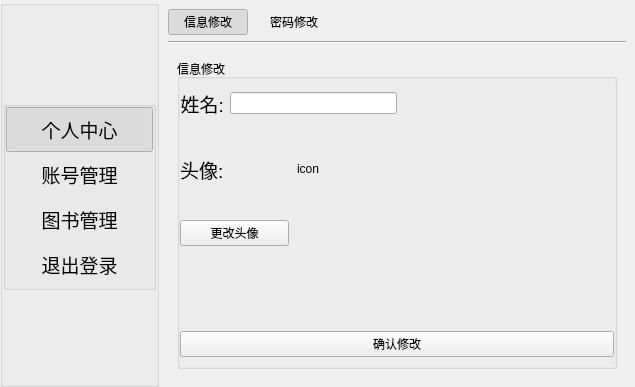
<?xml version="1.0" encoding="UTF-8"?>
<ui version="4.0">
 <class>TWidgetTeacher</class>
 <widget class="QWidget" name="TWidgetTeacher">
  <property name="geometry">
   <rect>
    <x>0</x>
    <y>0</y>
    <width>635</width>
    <height>387</height>
   </rect>
  </property>
  <property name="windowTitle">
   <string>Form</string>
  </property>
  <layout class="QHBoxLayout" name="horizontalLayout" stretch="1,3">
   <property name="spacing">
    <number>0</number>
   </property>
   <property name="leftMargin">
    <number>0</number>
   </property>
   <property name="topMargin">
    <number>0</number>
   </property>
   <property name="rightMargin">
    <number>0</number>
   </property>
   <property name="bottomMargin">
    <number>0</number>
   </property>
   <item>
    <widget class="QGroupBox" name="groupBox">
     <property name="title">
      <string/>
     </property>
     <layout class="QVBoxLayout" name="verticalLayout_2" stretch="1,2,1">
      <property name="spacing">
       <number>0</number>
      </property>
      <property name="leftMargin">
       <number>0</number>
      </property>
      <property name="topMargin">
       <number>0</number>
      </property>
      <property name="rightMargin">
       <number>0</number>
      </property>
      <property name="bottomMargin">
       <number>0</number>
      </property>
      <item>
       <spacer name="verticalSpacer">
        <property name="orientation">
         <enum>Qt::Vertical</enum>
        </property>
        <property name="sizeHint" stdset="0">
         <size>
          <width>20</width>
          <height>99</height>
         </size>
        </property>
       </spacer>
      </item>
      <item>
       <widget class="QGroupBox" name="groupBox_2">
        <property name="title">
         <string/>
        </property>
        <layout class="QVBoxLayout" name="verticalLayout" stretch="1,1,1,1">
         <property name="spacing">
          <number>0</number>
         </property>
         <property name="leftMargin">
          <number>0</number>
         </property>
         <property name="topMargin">
          <number>0</number>
         </property>
         <property name="rightMargin">
          <number>0</number>
         </property>
         <property name="bottomMargin">
          <number>0</number>
         </property>
         <item>
          <widget class="QPushButton" name="btnPerson">
           <property name="sizePolicy">
            <sizepolicy hsizetype="Expanding" vsizetype="Expanding">
             <horstretch>0</horstretch>
             <verstretch>0</verstretch>
            </sizepolicy>
           </property>
           <property name="font">
            <font>
             <pointsize>14</pointsize>
            </font>
           </property>
           <property name="autoFillBackground">
            <bool>false</bool>
           </property>
           <property name="text">
            <string>个人中心</string>
           </property>
           <property name="checkable">
            <bool>true</bool>
           </property>
           <property name="checked">
            <bool>true</bool>
           </property>
           <property name="autoRepeat">
            <bool>false</bool>
           </property>
           <property name="autoExclusive">
            <bool>true</bool>
           </property>
           <property name="autoDefault">
            <bool>false</bool>
           </property>
           <property name="flat">
            <bool>true</bool>
           </property>
          </widget>
         </item>
         <item>
          <widget class="QPushButton" name="btnManagement">
           <property name="sizePolicy">
            <sizepolicy hsizetype="Expanding" vsizetype="Expanding">
             <horstretch>0</horstretch>
             <verstretch>0</verstretch>
            </sizepolicy>
           </property>
           <property name="font">
            <font>
             <pointsize>14</pointsize>
            </font>
           </property>
           <property name="text">
            <string>账号管理</string>
           </property>
           <property name="checkable">
            <bool>true</bool>
           </property>
           <property name="autoExclusive">
            <bool>true</bool>
           </property>
           <property name="flat">
            <bool>true</bool>
           </property>
          </widget>
         </item>
         <item>
          <widget class="QPushButton" name="btnBook">
           <property name="sizePolicy">
            <sizepolicy hsizetype="Expanding" vsizetype="Expanding">
             <horstretch>0</horstretch>
             <verstretch>0</verstretch>
            </sizepolicy>
           </property>
           <property name="font">
            <font>
             <pointsize>14</pointsize>
            </font>
           </property>
           <property name="text">
            <string>图书管理</string>
           </property>
           <property name="checkable">
            <bool>true</bool>
           </property>
           <property name="autoExclusive">
            <bool>true</bool>
           </property>
           <property name="flat">
            <bool>true</bool>
           </property>
          </widget>
         </item>
         <item>
          <widget class="QPushButton" name="btnQuit">
           <property name="sizePolicy">
            <sizepolicy hsizetype="Expanding" vsizetype="Expanding">
             <horstretch>0</horstretch>
             <verstretch>0</verstretch>
            </sizepolicy>
           </property>
           <property name="font">
            <font>
             <pointsize>14</pointsize>
            </font>
           </property>
           <property name="text">
            <string>退出登录</string>
           </property>
           <property name="checkable">
            <bool>true</bool>
           </property>
           <property name="autoExclusive">
            <bool>true</bool>
           </property>
           <property name="flat">
            <bool>true</bool>
           </property>
          </widget>
         </item>
        </layout>
       </widget>
      </item>
      <item>
       <spacer name="verticalSpacer_2">
        <property name="orientation">
         <enum>Qt::Vertical</enum>
        </property>
        <property name="sizeHint" stdset="0">
         <size>
          <width>20</width>
          <height>99</height>
         </size>
        </property>
       </spacer>
      </item>
     </layout>
    </widget>
   </item>
   <item>
    <widget class="QStackedWidget" name="stackedWidget">
     <property name="currentIndex">
      <number>0</number>
     </property>
     <widget class="QWidget" name="page">
      <layout class="QVBoxLayout" name="verticalLayout_7">
       <item>
        <layout class="QHBoxLayout" name="horizontalLayout_10">
         <item>
          <layout class="QHBoxLayout" name="horizontalLayout_9">
           <item>
            <widget class="QPushButton" name="btnMessageChange">
             <property name="text">
              <string>信息修改</string>
             </property>
             <property name="checkable">
              <bool>true</bool>
             </property>
             <property name="checked">
              <bool>true</bool>
             </property>
             <property name="autoExclusive">
              <bool>true</bool>
             </property>
             <property name="flat">
              <bool>true</bool>
             </property>
            </widget>
           </item>
           <item>
            <widget class="QPushButton" name="btnPwdChange">
             <property name="text">
              <string>密码修改</string>
             </property>
             <property name="checkable">
              <bool>true</bool>
             </property>
             <property name="autoExclusive">
              <bool>true</bool>
             </property>
             <property name="flat">
              <bool>true</bool>
             </property>
            </widget>
           </item>
          </layout>
         </item>
         <item>
          <spacer name="horizontalSpacer_4">
           <property name="orientation">
            <enum>Qt::Horizontal</enum>
           </property>
           <property name="sizeHint" stdset="0">
            <size>
             <width>40</width>
             <height>20</height>
            </size>
           </property>
          </spacer>
         </item>
        </layout>
       </item>
       <item>
        <widget class="Line" name="line">
         <property name="orientation">
          <enum>Qt::Horizontal</enum>
         </property>
        </widget>
       </item>
       <item>
        <widget class="QStackedWidget" name="personStackedWidget">
         <property name="currentIndex">
          <number>0</number>
         </property>
         <widget class="QWidget" name="page_3">
          <layout class="QVBoxLayout" name="verticalLayout_3">
           <item>
            <widget class="QGroupBox" name="groupBox_4">
             <property name="title">
              <string>信息修改</string>
             </property>
             <layout class="QVBoxLayout" name="verticalLayout_10" stretch="2,1,1">
              <property name="leftMargin">
               <number>0</number>
              </property>
              <property name="topMargin">
               <number>10</number>
              </property>
              <property name="rightMargin">
               <number>0</number>
              </property>
              <item>
               <layout class="QVBoxLayout" name="verticalLayout_9">
                <item>
                 <layout class="QVBoxLayout" name="verticalLayout_8" stretch="1,2">
                  <item>
                   <layout class="QHBoxLayout" name="horizontalLayout_12">
                    <item>
                     <layout class="QHBoxLayout" name="horizontalLayout_11">
                      <item>
                       <widget class="QLabel" name="label_4">
                        <property name="font">
                         <font>
                          <pointsize>14</pointsize>
                         </font>
                        </property>
                        <property name="text">
                         <string>姓名:</string>
                        </property>
                        <property name="alignment">
                         <set>Qt::AlignRight|Qt::AlignTrailing|Qt::AlignVCenter</set>
                        </property>
                       </widget>
                      </item>
                      <item>
                       <widget class="QLineEdit" name="lineName"/>
                      </item>
                     </layout>
                    </item>
                    <item>
                     <spacer name="horizontalSpacer_5">
                      <property name="orientation">
                       <enum>Qt::Horizontal</enum>
                      </property>
                      <property name="sizeHint" stdset="0">
                       <size>
                        <width>40</width>
                        <height>20</height>
                       </size>
                      </property>
                     </spacer>
                    </item>
                   </layout>
                  </item>
                  <item>
                   <layout class="QHBoxLayout" name="horizontalLayout_13" stretch="1,2,4">
                    <item>
                     <widget class="QLabel" name="label_5">
                      <property name="font">
                       <font>
                        <pointsize>14</pointsize>
                       </font>
                      </property>
                      <property name="text">
                       <string>头像:</string>
                      </property>
                     </widget>
                    </item>
                    <item>
                     <widget class="QLabel" name="labPersonIcon">
                      <property name="text">
                       <string>icon</string>
                      </property>
                      <property name="alignment">
                       <set>Qt::AlignCenter</set>
                      </property>
                     </widget>
                    </item>
                    <item>
                     <spacer name="horizontalSpacer_6">
                      <property name="orientation">
                       <enum>Qt::Horizontal</enum>
                      </property>
                      <property name="sizeHint" stdset="0">
                       <size>
                        <width>40</width>
                        <height>20</height>
                       </size>
                      </property>
                     </spacer>
                    </item>
                   </layout>
                  </item>
                 </layout>
                </item>
                <item>
                 <layout class="QHBoxLayout" name="horizontalLayout_14" stretch="1,3">
                  <item>
                   <widget class="QPushButton" name="btnPersonIconChange">
                    <property name="text">
                     <string>更改头像</string>
                    </property>
                   </widget>
                  </item>
                  <item>
                   <spacer name="horizontalSpacer_7">
                    <property name="orientation">
                     <enum>Qt::Horizontal</enum>
                    </property>
                    <property name="sizeHint" stdset="0">
                     <size>
                      <width>40</width>
                      <height>20</height>
                     </size>
                    </property>
                   </spacer>
                  </item>
                 </layout>
                </item>
               </layout>
              </item>
              <item>
               <spacer name="verticalSpacer_4">
                <property name="orientation">
                 <enum>Qt::Vertical</enum>
                </property>
                <property name="sizeHint" stdset="0">
                 <size>
                  <width>20</width>
                  <height>86</height>
                 </size>
                </property>
               </spacer>
              </item>
              <item>
               <widget class="QPushButton" name="btnCommitMessage">
                <property name="text">
                 <string>确认修改</string>
                </property>
               </widget>
              </item>
             </layout>
            </widget>
           </item>
          </layout>
         </widget>
         <widget class="QWidget" name="page_4">
          <layout class="QVBoxLayout" name="verticalLayout_6">
           <item>
            <widget class="QGroupBox" name="groupBox_3">
             <property name="title">
              <string>密码修改</string>
             </property>
             <layout class="QVBoxLayout" name="verticalLayout_5">
              <item>
               <layout class="QHBoxLayout" name="horizontalLayout_8" stretch="2">
                <item>
                 <layout class="QVBoxLayout" name="verticalLayout_4">
                  <property name="spacing">
                   <number>20</number>
                  </property>
                  <item>
                   <layout class="QHBoxLayout" name="horizontalLayout_5" stretch="0,0">
                    <item>
                     <layout class="QHBoxLayout" name="horizontalLayout_2">
                      <item>
                       <widget class="QLabel" name="label">
                        <property name="font">
                         <font>
                          <pointsize>14</pointsize>
                         </font>
                        </property>
                        <property name="text">
                         <string>原密码:</string>
                        </property>
                        <property name="alignment">
                         <set>Qt::AlignRight|Qt::AlignTrailing|Qt::AlignVCenter</set>
                        </property>
                       </widget>
                      </item>
                      <item>
                       <widget class="QLineEdit" name="linePwd"/>
                      </item>
                     </layout>
                    </item>
                    <item>
                     <spacer name="horizontalSpacer">
                      <property name="orientation">
                       <enum>Qt::Horizontal</enum>
                      </property>
                      <property name="sizeHint" stdset="0">
                       <size>
                        <width>40</width>
                        <height>20</height>
                       </size>
                      </property>
                     </spacer>
                    </item>
                   </layout>
                  </item>
                  <item>
                   <layout class="QHBoxLayout" name="horizontalLayout_6" stretch="0,0">
                    <item>
                     <layout class="QHBoxLayout" name="horizontalLayout_3">
                      <item>
                       <widget class="QLabel" name="label_2">
                        <property name="font">
                         <font>
                          <pointsize>14</pointsize>
                         </font>
                        </property>
                        <property name="text">
                         <string>新密码:</string>
                        </property>
                        <property name="alignment">
                         <set>Qt::AlignRight|Qt::AlignTrailing|Qt::AlignVCenter</set>
                        </property>
                       </widget>
                      </item>
                      <item>
                       <widget class="QLineEdit" name="lineNewPwd"/>
                      </item>
                     </layout>
                    </item>
                    <item>
                     <spacer name="horizontalSpacer_2">
                      <property name="orientation">
                       <enum>Qt::Horizontal</enum>
                      </property>
                      <property name="sizeHint" stdset="0">
                       <size>
                        <width>40</width>
                        <height>20</height>
                       </size>
                      </property>
                     </spacer>
                    </item>
                   </layout>
                  </item>
                  <item>
                   <layout class="QHBoxLayout" name="horizontalLayout_7" stretch="0,0">
                    <item>
                     <layout class="QHBoxLayout" name="horizontalLayout_4">
                      <item>
                       <widget class="QLabel" name="label_3">
                        <property name="font">
                         <font>
                          <pointsize>14</pointsize>
                         </font>
                        </property>
                        <property name="text">
                         <string>确认密码:</string>
                        </property>
                        <property name="alignment">
                         <set>Qt::AlignRight|Qt::AlignTrailing|Qt::AlignVCenter</set>
                        </property>
                       </widget>
                      </item>
                      <item>
                       <widget class="QLineEdit" name="lineAgainPwd"/>
                      </item>
                     </layout>
                    </item>
                    <item>
                     <spacer name="horizontalSpacer_3">
                      <property name="orientation">
                       <enum>Qt::Horizontal</enum>
                      </property>
                      <property name="sizeHint" stdset="0">
                       <size>
                        <width>40</width>
                        <height>20</height>
                       </size>
                      </property>
                     </spacer>
                    </item>
                   </layout>
                  </item>
                 </layout>
                </item>
               </layout>
              </item>
              <item>
               <spacer name="verticalSpacer_3">
                <property name="orientation">
                 <enum>Qt::Vertical</enum>
                </property>
                <property name="sizeHint" stdset="0">
                 <size>
                  <width>20</width>
                  <height>147</height>
                 </size>
                </property>
               </spacer>
              </item>
              <item>
               <widget class="QPushButton" name="btnCommitPwd">
                <property name="text">
                 <string>确认修改</string>
                </property>
               </widget>
              </item>
             </layout>
            </widget>
           </item>
          </layout>
         </widget>
        </widget>
       </item>
      </layout>
     </widget>
     <widget class="QWidget" name="page_2"/>
    </widget>
   </item>
  </layout>
 </widget>
 <resources/>
 <connections/>
</ui>
